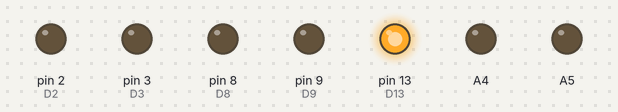
Recording of a sketch running on a simulated Arduino Uno, built with avr-gcc and run on an emulated ATmega328P. Parts: output pins drawn as LEDs (lit = HIGH).

Above: at 0.1 s.
At 1.6 s:
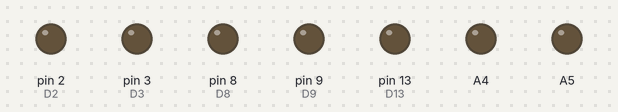
Timing chart, 0 to 3.1 s (numbered marks = the images above):
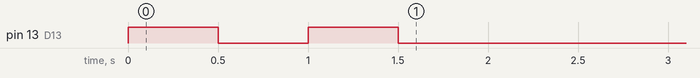

The sketch:

serialMiddleware.ino
```cpp
// C++ code
//
#define D2 2
#define D3 3
#define D4 4
#define D5 5
#define D6 6
#define D7 7
#define D8 8
#define D9 9
#define D10 10
#define D13 13
int i;
void setup()
{
  //for analogRead
  pinMode(A0, INPUT);
  pinMode(A1, INPUT);
  pinMode(A2, INPUT);
  pinMode(A3, INPUT);
  //port for digitalRead
  pinMode(D4, INPUT_PULLUP);
  //PWM for analogWrite
  pinMode(D5, OUTPUT);
  pinMode(D6, OUTPUT);
  pinMode(D9, OUTPUT);
  //port for digitalWrite
  pinMode(D7, OUTPUT);
  pinMode(D8, OUTPUT);
  /*
  保留下列通訊埠且全部預設為低電位(可充當GND)
  A4: SDA
  A5: SCL
  D2 D3: interrupt 0,1
  D10~D13: SPI
  */
  analogWrite(A4,0);
  analogWrite(A5,0);
  analogWrite(D2,0);
  analogWrite(D3,0);
  Serial.begin(9600);
  //啟動前閃三次
  for(i=0;i<2;i++){analogWrite(D13,255);delay(500);analogWrite(D13,0); delay(500);}
}
int tag;
unsigned char buf[10];
int len;
void loop()
{
  delay(50);
  if(Serial.available())
  {
    tag = Serial.read();
    if (tag == 0x49)
    {
        if(Serial.readBytes(buf,1)>0)
        {
          //寫入類比埠(PWM)
          len = buf[0];
          Serial.readBytes(buf,len);
          for(i=0;i<len;i+=2)
            analogWrite(buf[i],buf[i+1]);

          /*讀取類比埠 A0~A3 及 數位埠D4
           * analogRead() 預設輸出為 0~1023 之 int
           * 為控制輸入為 unsigned char(8bit) 0~255
           * 將讀到之結果除以4(向右平移2位元)
           */
          buf[0]=analogRead(A0)>>2;
          buf[1]=analogRead(A1)>>2;
          buf[2]=analogRead(A2)>>2;
          buf[3]=analogRead(A3)>>2;
          buf[4]=digitalRead(D4);

          //將Arduino上類比埠 A0~A3 及 數位埠D4之內容寫到序列埠中
          Serial.write(buf,5);
          Serial.flush();
        }
    }

  }

  /*
  Serial.println(analogRead(A0));
  Serial.println(analogRead(A1));
  Serial.println(analogRead(A2));
  Serial.println(analogRead(A3));
  delay(100);
  int a = Serial.read();
  if(a >= 0) analogWrite(10,a);
  else digitalWrite(10,LOW);*/
}
```
